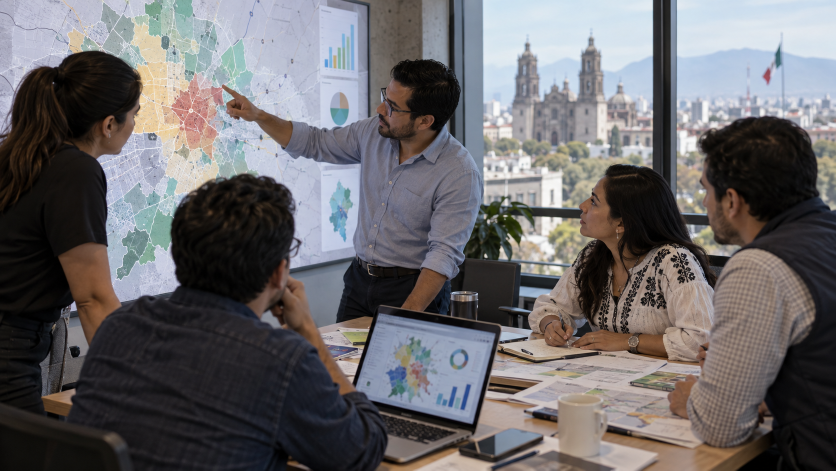
#> input picture assets/go2win_video/01-diagnostico.png, 1672 x 941 px (shown at 1/2 size)
$ python -i build_go2win_commercial.py   (imports and definitions only)
#> lines starting #> are read from the running program, lines starting #| are printed output that depends on the picture
### services/storage.py
"""Portable file locations; credentials and SQLite remain machine-local."""
from pathlib import Path, PureWindowsPath
from services.settings import get_setting

PROJECT_ROOT = Path(__file__).resolve().parents[1]
MANAGED = ('data', 'output', 'assets/go2win_video')


def files_root() -> Path:
    value = get_setting('GO2WIN_FILES_ROOT').strip()
    if not value:
        return PROJECT_ROOT
    root = Path(value)
    if not root.is_absolute():
        raise ValueError('GO2WIN_FILES_ROOT debe ser una ruta absoluta o UNC.')
    return root


def storage_path(relative: str) -> Path:
    """Resolve a managed path without silently falling back to local copies."""
    value = relative.replace('\\', '/').strip('/')
    if '..' in value.split('/') or PureWindowsPath(relative).drive:
        raise ValueError('La ruta debe ser relativa y no contener ..')
    if not any(value == p or value.startswith(p + '/') for p in MANAGED):
        raise ValueError('Solo data, output y assets/go2win_video son compartidos.')
    return files_root() / value


# [23 lines left out: function resolve_document_path, not called in this run]

### services/settings.py
"""Configuración local de conexiones privadas, fuera de la base de datos."""

from __future__ import annotations

import os
from pathlib import Path


BASE_DIR = Path(__file__).resolve().parents[1]
SETTINGS_PATH = BASE_DIR / ".env"


def get_setting(key: str) -> str:
    if os.getenv(key):
        return os.environ[key]
    if not SETTINGS_PATH.exists():
        return ""
    for line in SETTINGS_PATH.read_text(encoding="utf-8").splitlines():
        if line.startswith(f"{key}="):
            return line.split("=", 1)[1].strip()
    return ""


# [31 lines left out: functions save_settings, import_private_setting, not called in this run]

### scripts/build_go2win_commercial.py
"""Build the local Go2Win commercial video from approved project assets."""

import sys as _storage_sys
from pathlib import Path as _StoragePath
_storage_sys.path.insert(0, str(_StoragePath(__file__).resolve().parents[1]))
from services.storage import storage_path


from pathlib import Path

from PIL import Image, ImageDraw, ImageFont
from moviepy import AudioFileClip, ColorClip, CompositeVideoClip, ImageClip, concatenate_videoclips


BASE_DIR = Path(__file__).resolve().parents[1]
ASSETS = storage_path("assets/go2win_video")
OUTPUT = storage_path("output") / "videos" / "go2win_comercial_con_voz.mp4"
#> further down, picture is the input picture: PIL image 1672x941 RGB; mean R, G, B 106.4, 104.1, 106.4
SLIDES_DIR = ASSETS / "slides"
# HD ligero: se reproduce bien en pantalla y permite una exportación ágil.
WIDTH, HEIGHT = 1280, 720

SCENES = [
    ("01-diagnostico.png", "Go2Win.mx", "El dictamen de viabilidad: el punto de partida para decidir con evidencia."),
    ("02-escucha.png", "Escucha ciudadana", "Los temas del territorio se convierten en evidencia"),
    ("03-operacion.png", "Estrategia territorial", "Escenarios, metas y acción por distrito, municipio y sección"),
    ("04-tablero.png", "Tablero de mando", "Visualiza la brecha. Coordina. Da seguimiento."),
    ("05-triunfo.png", "Go2Win.mx", "De las decisiones al triunfo."),
]


def cover_image(image: Image.Image) -> Image.Image:
    ratio = max(WIDTH / image.width, HEIGHT / image.height)
#> ratio = 0.766
    size = (round(image.width * ratio), round(image.height * ratio))
#> size = (1280, 720)
    image = image.resize(size, Image.Resampling.LANCZOS)
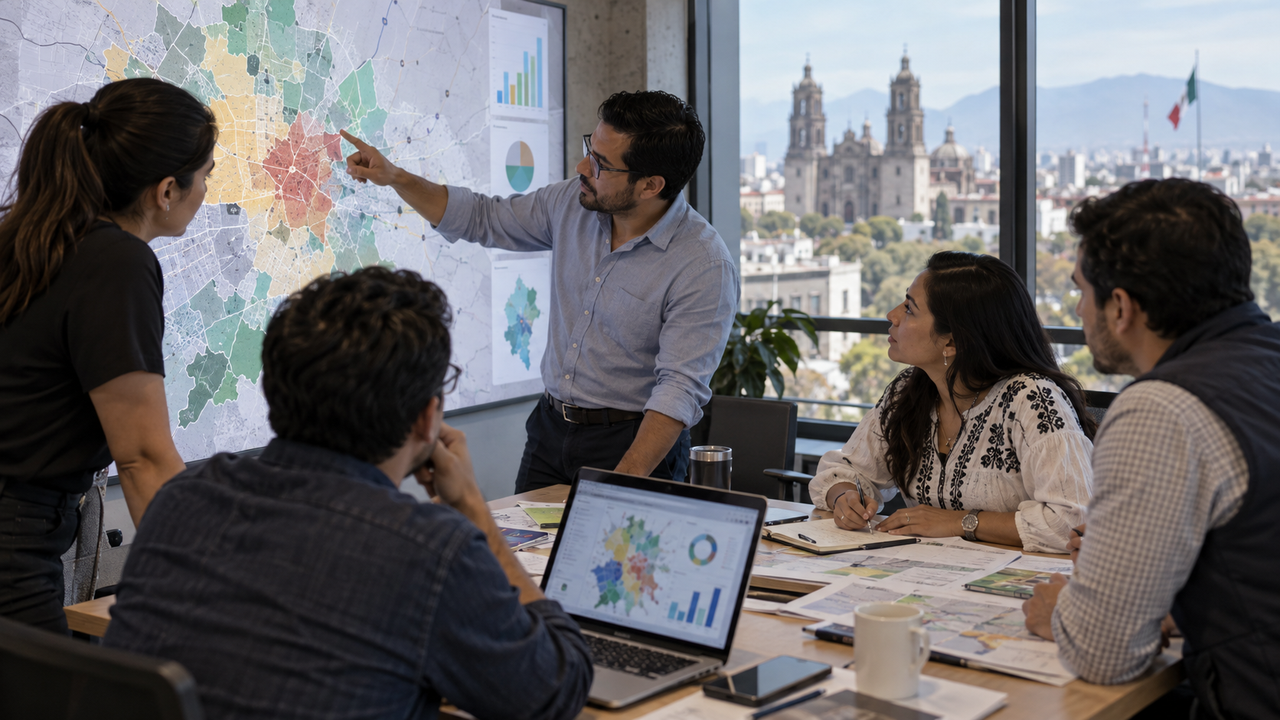
#> image: PIL image 1280x720 RGB; mean R, G, B 106.4, 104.1, 106.4
    left = (image.width - WIDTH) // 2
#> left = 0
    top = (image.height - HEIGHT) // 2
#> top = 0
    return image.crop((left, top, left + WIDTH, top + HEIGHT)).convert("RGB")


# [64 lines left out: functions build_slide, moving_slide, main, not called in this run]


# [2 lines not run here, left out]

>>> from PIL import Image
>>> picture = Image.open('../assets/go2win_video/01-diagnostico.png')
>>> result = cover_image(picture)
